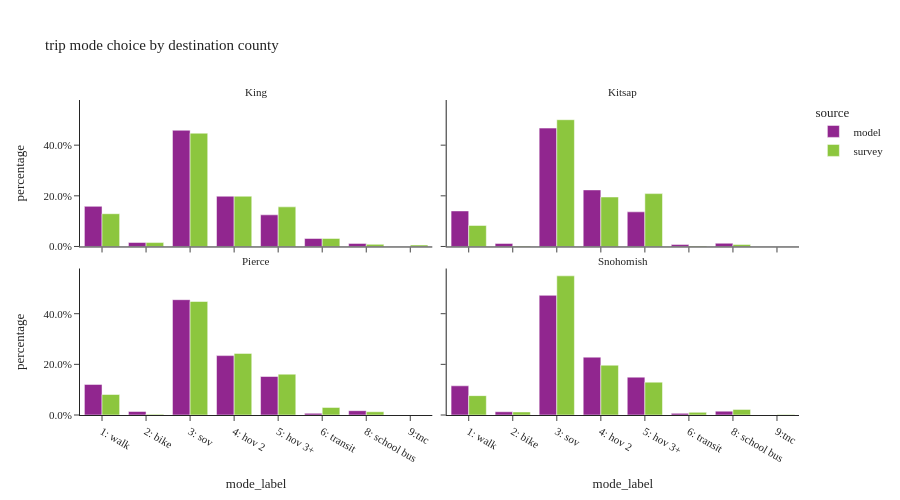

Notebook source saved alongside this figure:
### Code cell
df_trip = df_trip.filter(pl.col('CountyName').is_in(["King", "Kitsap", "Pierce", "Snohomish"]))
plot_mode_choice(df_trip,'CountyName', "trip mode choice by destination county")

### Figure 1 — Plotly figure (JSON) as saved in the notebook; plotly's stock layout.template omitted (floating-point values rounded to 4 significant figures)
{"data": [{"alignmentgroup": "True", "customdata": [[73514], [94226], [756446], [2778327], [959366], [1201414], [191361]], "hovertemplate": "source=model<br>CountyName=King<br>mode_label=%{x}<br>percentage=%{y}<br>sample_count=%{customdata[0]}<extra></extra>", "legendgroup": "model", "marker": {"color": "#91268F", "pattern": {"shape": ""}}, "name": "model", "offsetgroup": "model", "orientation": "v", "showlegend": true, "textposition": "auto", "type": "bar", "x": ["8: school bus", "2: bike", "5: hov 3+", "3: sov", "1: walk", "4: hov 2", "6: transit"], "xaxis": "x3", "y": [0.01214, 0.01556, 0.1249, 0.4589, 0.1585, 0.1984, 0.03161], "yaxis": "y3"}, {"alignmentgroup": "True", "customdata": [[7501], [85284], [87509], [7966], [291591], [4683], [139298]], "hovertemplate": "source=model<br>CountyName=Kitsap<br>mode_label=%{x}<br>percentage=%{y}<br>sample_count=%{customdata[0]}<extra></extra>", "legendgroup": "model", "marker": {"color": "#91268F", "pattern": {"shape": ""}}, "name": "model", "offsetgroup": "model", "orientation": "v", "showlegend": false, "textposition": "auto", "type": "bar", "x": ["2: bike", "5: hov 3+", "1: walk", "8: school bus", "3: sov", "6: transit", "4: hov 2"], "xaxis": "x4", "y": [0.01202, 0.1367, 0.1403, 0.01277, 0.4674, 0.007507, 0.2233], "yaxis": "y4"}, {"alignmentgroup": "True", "customdata": [[249239], [13752], [28561], [483912], [939652], [35167], [313602]], "hovertemplate": "source=model<br>CountyName=Pierce<br>mode_label=%{x}<br>percentage=%{y}<br>sample_count=%{customdata[0]}<extra></extra>", "legendgroup": "model", "marker": {"color": "#91268F", "pattern": {"shape": ""}}, "name": "model", "offsetgroup": "model", "orientation": "v", "showlegend": false, "textposition": "auto", "type": "bar", "x": ["1: walk", "6: transit", "2: bike", "4: hov 2", "3: sov", "8: school bus", "5: hov 3+"], "xaxis": "x", "y": [0.1208, 0.006663, 0.01384, 0.2345, 0.4553, 0.01704, 0.1519], "yaxis": "y"}, {"alignmentgroup": "True", "customdata": [[287612], [439485], [12421], [29225], [909177], [221776], [24583]], "hovertemplate": "source=model<br>CountyName=Snohomish<br>mode_label=%{x}<br>percentage=%{y}<br>sample_count=%{customdata[0]}<extra></extra>", "legendgroup": "model", "marker": {"color": "#91268F", "pattern": {"shape": ""}}, "name": "model", "offsetgroup": "model", "orientation": "v", "showlegend": false, "textposition": "auto", "type": "bar", "x": ["5: hov 3+", "4: hov 2", "6: transit", "8: school bus", "3: sov", "1: walk", "2: bike"], "xaxis": "x2", "y": [0.1495, 0.2284, 0.006455, 0.01519, 0.4725, 0.1153, 0.01278], "yaxis": "y2"}, {"alignmentgroup": "True", "customdata": [[85], [58], [5103], [2084], [739], [3304], [1108], [444], [94]], "hovertemplate": "source=survey<br>CountyName=King<br>mode_label=%{x}<br>percentage=%{y}<br>sample_count=%{customdata[0]}<extra></extra>", "legendgroup": "survey", "marker": {"color": "#8CC63E", "pattern": {"shape": ""}}, "name": "survey", "offsetgroup": "survey", "orientation": "v", "showlegend": true, "textposition": "auto", "type": "bar", "x": ["8: school bus", "9:tnc", "3: sov", "4: hov 2", "6: transit", "1: walk", "5: hov 3+", "2: bike", null], "xaxis": "x3", "y": [0.008349, 0.005842, 0.4473, 0.1984, 0.03177, 0.1293, 0.1564, 0.01541, 0.007239], "yaxis": "y3"}, {"alignmentgroup": "True", "customdata": [[484], [19], [241], [5], [5], [11], [144], [1], [53]], "hovertemplate": "source=survey<br>CountyName=Kitsap<br>mode_label=%{x}<br>percentage=%{y}<br>sample_count=%{customdata[0]}<extra></extra>", "legendgroup": "survey", "marker": {"color": "#8CC63E", "pattern": {"shape": ""}}, "name": "survey", "offsetgroup": "survey", "orientation": "v", "showlegend": false, "textposition": "auto", "type": "bar", "x": ["3: sov", "8: school bus", "4: hov 2", "6: transit", "2: bike", null, "5: hov 3+", "9:tnc", "1: walk"], "xaxis": "x4", "y": [0.5005, 0.007678, 0.1954, 0.002365, 0.00151, 0.0007852, 0.2088, 1.486e-05, 0.08305], "yaxis": "y4"}, {"alignmentgroup": "True", "customdata": [[1014], [13], [18], [269], [21], [42], [1], [214], [524]], "hovertemplate": "source=survey<br>CountyName=Pierce<br>mode_label=%{x}<br>percentage=%{y}<br>sample_count=%{customdata[0]}<extra></extra>", "legendgroup": "survey", "marker": {"color": "#8CC63E", "pattern": {"shape": ""}}, "name": "survey", "offsetgroup": "survey", "orientation": "v", "showlegend": false, "textposition": "auto", "type": "bar", "x": ["3: sov", null, "2: bike", "1: walk", "8: school bus", "6: transit", "9:tnc", "5: hov 3+", "4: hov 2"], "xaxis": "x", "y": [0.4482, 0.02091, 0.002679, 0.08093, 0.01281, 0.02992, 8.96e-05, 0.1611, 0.2433], "yaxis": "y"}, {"alignmentgroup": "True", "customdata": [[464], [3], [54], [18], [1155], [13], [289], [30], [188]], "hovertemplate": "source=survey<br>CountyName=Snohomish<br>mode_label=%{x}<br>percentage=%{y}<br>sample_count=%{customdata[0]}<extra></extra>", "legendgroup": "survey", "marker": {"color": "#8CC63E", "pattern": {"shape": ""}}, "name": "survey", "offsetgroup": "survey", "orientation": "v", "showlegend": false, "textposition": "auto", "type": "bar", "x": ["4: hov 2", "9:tnc", "6: transit", "2: bike", "3: sov", null, "5: hov 3+", "8: school bus", "1: walk"], "xaxis": "x2", "y": [0.1967, 0.00196, 0.01043, 0.012, 0.5494, 0.001209, 0.1297, 0.02213, 0.07649], "yaxis": "y2"}], "layout": {"annotations": [{"font": {}, "showarrow": false, "text": "Pierce", "x": 0.245, "xanchor": "center", "xref": "paper", "y": 0.465, "yanchor": "bottom", "yref": "paper"}, {"font": {}, "showarrow": false, "text": "Snohomish", "x": 0.755, "xanchor": "center", "xref": "paper", "y": 0.465, "yanchor": "bottom", "yref": "paper"}, {"font": {}, "showarrow": false, "text": "King", "x": 0.245, "xanchor": "center", "xref": "paper", "y": 1.0, "yanchor": "bottom", "yref": "paper"}, {"font": {}, "showarrow": false, "text": "Kitsap", "x": 0.755, "xanchor": "center", "xref": "paper", "y": 1.0, "yanchor": "bottom", "yref": "paper"}], "barmode": "group", "font": {"size": 11}, "height": 500, "legend": {"title": {"text": "source"}, "tracegroupgap": 0}, "title": {"text": "trip mode choice by destination county"}, "width": 900, "xaxis": {"anchor": "y", "categoryorder": "category ascending", "domain": [0.0, 0.49], "dtick": 1, "title": {"text": "mode_label"}}, "xaxis2": {"anchor": "y2", "domain": [0.51, 1.0], "matches": "x", "title": {"text": "mode_label"}}, "xaxis3": {"anchor": "y3", "domain": [0.0, 0.49], "matches": "x", "showticklabels": false}, "xaxis4": {"anchor": "y4", "domain": [0.51, 1.0], "matches": "x", "showticklabels": false}, "yaxis": {"anchor": "x", "domain": [0.0, 0.465], "tickformat": ".1%", "title": {"text": "percentage"}}, "yaxis2": {"anchor": "x2", "domain": [0.0, 0.465], "matches": "y", "showticklabels": false, "tickformat": ".1%"}, "yaxis3": {"anchor": "x3", "domain": [0.535, 1.0], "matches": "y", "tickformat": ".1%", "title": {"text": "percentage"}}, "yaxis4": {"anchor": "x4", "domain": [0.535, 1.0], "matches": "y", "showticklabels": false, "tickformat": ".1%"}}}
